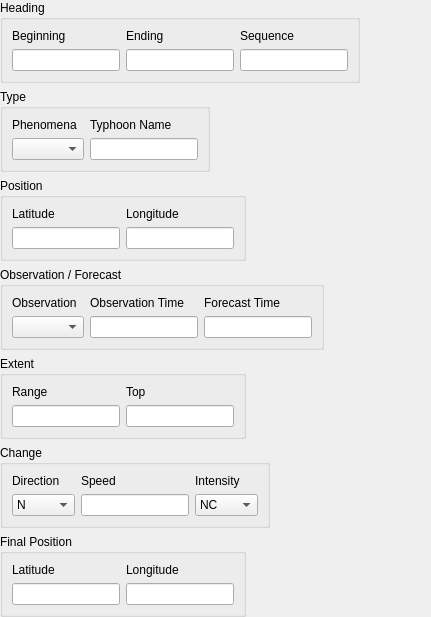
<?xml version="1.0" encoding="UTF-8"?>
<ui version="4.0">
 <class>Editor</class>
 <widget class="QWidget" name="Editor">
  <property name="geometry">
   <rect>
    <x>0</x>
    <y>0</y>
    <width>431</width>
    <height>532</height>
   </rect>
  </property>
  <property name="windowTitle">
   <string notr="true">Sigmet</string>
  </property>
  <layout class="QVBoxLayout" name="verticalLayout">
   <property name="leftMargin">
    <number>0</number>
   </property>
   <property name="topMargin">
    <number>0</number>
   </property>
   <property name="rightMargin">
    <number>0</number>
   </property>
   <property name="bottomMargin">
    <number>0</number>
   </property>
   <item>
    <widget class="QGroupBox" name="headingGroup">
     <property name="sizePolicy">
      <sizepolicy hsizetype="Fixed" vsizetype="Fixed">
       <horstretch>0</horstretch>
       <verstretch>0</verstretch>
      </sizepolicy>
     </property>
     <property name="title">
      <string>Heading</string>
     </property>
     <layout class="QGridLayout" name="gridLayout_1">
      <item row="0" column="2">
       <widget class="QLabel" name="sequenceLabel">
        <property name="text">
         <string>Sequence</string>
        </property>
        <property name="buddy">
         <cstring>sequence</cstring>
        </property>
       </widget>
      </item>
      <item row="0" column="0">
       <widget class="QLabel" name="beginningTimeLabel">
        <property name="text">
         <string>Beginning</string>
        </property>
        <property name="buddy">
         <cstring>beginningTime</cstring>
        </property>
       </widget>
      </item>
      <item row="0" column="1">
       <widget class="QLabel" name="endingTimeLabel">
        <property name="text">
         <string>Ending</string>
        </property>
        <property name="buddy">
         <cstring>endingTime</cstring>
        </property>
       </widget>
      </item>
      <item row="1" column="2">
       <widget class="QLineEdit" name="sequence"/>
      </item>
      <item row="1" column="0">
       <widget class="QLineEdit" name="beginningTime"/>
      </item>
      <item row="1" column="1">
       <widget class="QLineEdit" name="endingTime"/>
      </item>
     </layout>
    </widget>
   </item>
   <item>
    <widget class="QGroupBox" name="typeGroup">
     <property name="sizePolicy">
      <sizepolicy hsizetype="Fixed" vsizetype="Fixed">
       <horstretch>0</horstretch>
       <verstretch>0</verstretch>
      </sizepolicy>
     </property>
     <property name="title">
      <string>Type</string>
     </property>
     <layout class="QGridLayout" name="gridLayout_2">
      <item row="0" column="0">
       <widget class="QLabel" name="phenomenaLabel">
        <property name="text">
         <string>Phenomena</string>
        </property>
        <property name="buddy">
         <cstring>phenomena</cstring>
        </property>
       </widget>
      </item>
      <item row="1" column="0">
       <widget class="QComboBox" name="phenomena"/>
      </item>
      <item row="0" column="1">
       <widget class="QLabel" name="nameLabel">
        <property name="text">
         <string>Typhoon Name</string>
        </property>
        <property name="buddy">
         <cstring>name</cstring>
        </property>
       </widget>
      </item>
      <item row="1" column="1">
       <widget class="QLineEdit" name="name"/>
      </item>
     </layout>
    </widget>
   </item>
   <item>
    <widget class="QGroupBox" name="groupBox">
     <property name="sizePolicy">
      <sizepolicy hsizetype="Fixed" vsizetype="Fixed">
       <horstretch>0</horstretch>
       <verstretch>0</verstretch>
      </sizepolicy>
     </property>
     <property name="title">
      <string>Position</string>
     </property>
     <layout class="QGridLayout" name="gridLayout_3">
      <item row="0" column="0">
       <widget class="QLabel" name="currentLatitudeLabel">
        <property name="text">
         <string>Latitude</string>
        </property>
        <property name="buddy">
         <cstring>currentLatitude</cstring>
        </property>
       </widget>
      </item>
      <item row="0" column="1">
       <widget class="QLabel" name="currentLongitudeLabel">
        <property name="text">
         <string>Longitude</string>
        </property>
        <property name="buddy">
         <cstring>currentLongitude</cstring>
        </property>
       </widget>
      </item>
      <item row="1" column="0">
       <widget class="QLineEdit" name="currentLatitude"/>
      </item>
      <item row="1" column="1">
       <widget class="QLineEdit" name="currentLongitude"/>
      </item>
     </layout>
    </widget>
   </item>
   <item>
    <widget class="QGroupBox" name="obsFcstGroup">
     <property name="sizePolicy">
      <sizepolicy hsizetype="Fixed" vsizetype="Fixed">
       <horstretch>0</horstretch>
       <verstretch>0</verstretch>
      </sizepolicy>
     </property>
     <property name="title">
      <string>Observation / Forecast</string>
     </property>
     <layout class="QGridLayout" name="gridLayout_4">
      <item row="0" column="1">
       <widget class="QLabel" name="observationTimeLabel">
        <property name="text">
         <string>Observation Time</string>
        </property>
        <property name="buddy">
         <cstring>observationTime</cstring>
        </property>
       </widget>
      </item>
      <item row="0" column="0">
       <widget class="QLabel" name="observationLabel">
        <property name="text">
         <string>Observation</string>
        </property>
        <property name="buddy">
         <cstring>observation</cstring>
        </property>
       </widget>
      </item>
      <item row="1" column="1">
       <widget class="QLineEdit" name="observationTime"/>
      </item>
      <item row="1" column="0">
       <widget class="QComboBox" name="observation"/>
      </item>
      <item row="0" column="2">
       <widget class="QLabel" name="forecastTimeLabel">
        <property name="text">
         <string>Forecast Time</string>
        </property>
        <property name="buddy">
         <cstring>forecastTime</cstring>
        </property>
       </widget>
      </item>
      <item row="1" column="2">
       <widget class="QLineEdit" name="forecastTime"/>
      </item>
     </layout>
    </widget>
   </item>
   <item>
    <widget class="QGroupBox" name="extentGroup">
     <property name="sizePolicy">
      <sizepolicy hsizetype="Fixed" vsizetype="Fixed">
       <horstretch>0</horstretch>
       <verstretch>0</verstretch>
      </sizepolicy>
     </property>
     <property name="title">
      <string>Extent</string>
     </property>
     <layout class="QGridLayout" name="gridLayout_5">
      <item row="0" column="0">
       <widget class="QLabel" name="rangeLabel">
        <property name="text">
         <string>Range</string>
        </property>
        <property name="buddy">
         <cstring>range</cstring>
        </property>
       </widget>
      </item>
      <item row="1" column="0">
       <widget class="QLineEdit" name="range"/>
      </item>
      <item row="0" column="1">
       <widget class="QLabel" name="topLabel">
        <property name="text">
         <string>Top</string>
        </property>
        <property name="buddy">
         <cstring>top</cstring>
        </property>
       </widget>
      </item>
      <item row="1" column="1">
       <widget class="QLineEdit" name="top"/>
      </item>
     </layout>
    </widget>
   </item>
   <item>
    <widget class="QGroupBox" name="changeGroup">
     <property name="sizePolicy">
      <sizepolicy hsizetype="Fixed" vsizetype="Fixed">
       <horstretch>0</horstretch>
       <verstretch>0</verstretch>
      </sizepolicy>
     </property>
     <property name="title">
      <string>Change</string>
     </property>
     <layout class="QGridLayout" name="gridLayout_6">
      <item row="0" column="1">
       <widget class="QLabel" name="speedLabel">
        <property name="text">
         <string>Speed</string>
        </property>
        <property name="buddy">
         <cstring>speed</cstring>
        </property>
       </widget>
      </item>
      <item row="1" column="1">
       <widget class="QLineEdit" name="speed"/>
      </item>
      <item row="1" column="0">
       <widget class="QComboBox" name="direction">
        <item>
         <property name="text">
          <string notr="true">N</string>
         </property>
        </item>
        <item>
         <property name="text">
          <string notr="true">NNE</string>
         </property>
        </item>
        <item>
         <property name="text">
          <string notr="true">NE</string>
         </property>
        </item>
        <item>
         <property name="text">
          <string notr="true">ENE</string>
         </property>
        </item>
        <item>
         <property name="text">
          <string notr="true">E</string>
         </property>
        </item>
        <item>
         <property name="text">
          <string notr="true">ESE</string>
         </property>
        </item>
        <item>
         <property name="text">
          <string notr="true">SE</string>
         </property>
        </item>
        <item>
         <property name="text">
          <string notr="true">SSE</string>
         </property>
        </item>
        <item>
         <property name="text">
          <string notr="true">S</string>
         </property>
        </item>
        <item>
         <property name="text">
          <string notr="true">SSW</string>
         </property>
        </item>
        <item>
         <property name="text">
          <string notr="true">SW</string>
         </property>
        </item>
        <item>
         <property name="text">
          <string notr="true">WSW</string>
         </property>
        </item>
        <item>
         <property name="text">
          <string notr="true">W</string>
         </property>
        </item>
        <item>
         <property name="text">
          <string notr="true">WNW</string>
         </property>
        </item>
        <item>
         <property name="text">
          <string notr="true">NW</string>
         </property>
        </item>
        <item>
         <property name="text">
          <string notr="true">NNW</string>
         </property>
        </item>
        <item>
         <property name="text">
          <string notr="true">STNR</string>
         </property>
        </item>
       </widget>
      </item>
      <item row="0" column="0">
       <widget class="QLabel" name="directionLabel">
        <property name="text">
         <string>Direction</string>
        </property>
        <property name="buddy">
         <cstring>direction</cstring>
        </property>
       </widget>
      </item>
      <item row="0" column="2">
       <widget class="QLabel" name="intensityChangeLabel">
        <property name="text">
         <string>Intensity</string>
        </property>
        <property name="buddy">
         <cstring>intensityChange</cstring>
        </property>
       </widget>
      </item>
      <item row="1" column="2">
       <widget class="QComboBox" name="intensityChange">
        <item>
         <property name="text">
          <string notr="true">NC</string>
         </property>
        </item>
        <item>
         <property name="text">
          <string notr="true">INTSF</string>
         </property>
        </item>
        <item>
         <property name="text">
          <string notr="true">WKN</string>
         </property>
        </item>
       </widget>
      </item>
     </layout>
    </widget>
   </item>
   <item>
    <widget class="QGroupBox" name="finalGroup">
     <property name="sizePolicy">
      <sizepolicy hsizetype="Fixed" vsizetype="Fixed">
       <horstretch>0</horstretch>
       <verstretch>0</verstretch>
      </sizepolicy>
     </property>
     <property name="title">
      <string>Final Position</string>
     </property>
     <layout class="QGridLayout" name="gridLayout_7">
      <item row="0" column="0">
       <widget class="QLabel" name="forecastLatitudeLabel">
        <property name="text">
         <string>Latitude</string>
        </property>
        <property name="buddy">
         <cstring>forecastLatitude</cstring>
        </property>
       </widget>
      </item>
      <item row="1" column="0">
       <widget class="QLineEdit" name="forecastLatitude"/>
      </item>
      <item row="0" column="1">
       <widget class="QLabel" name="forecastLongitudeLabel">
        <property name="text">
         <string>Longitude</string>
        </property>
        <property name="buddy">
         <cstring>forecastLongitude</cstring>
        </property>
       </widget>
      </item>
      <item row="1" column="1">
       <widget class="QLineEdit" name="forecastLongitude"/>
      </item>
     </layout>
    </widget>
   </item>
   <item>
    <spacer name="verticalSpacer">
     <property name="orientation">
      <enum>Qt::Vertical</enum>
     </property>
     <property name="sizeHint" stdset="0">
      <size>
       <width>20</width>
       <height>0</height>
      </size>
     </property>
    </spacer>
   </item>
  </layout>
 </widget>
 <tabstops>
  <tabstop>beginningTime</tabstop>
  <tabstop>endingTime</tabstop>
  <tabstop>sequence</tabstop>
  <tabstop>phenomena</tabstop>
  <tabstop>name</tabstop>
  <tabstop>currentLatitude</tabstop>
  <tabstop>currentLongitude</tabstop>
  <tabstop>observation</tabstop>
  <tabstop>observationTime</tabstop>
  <tabstop>forecastTime</tabstop>
  <tabstop>range</tabstop>
  <tabstop>top</tabstop>
  <tabstop>direction</tabstop>
  <tabstop>speed</tabstop>
  <tabstop>intensityChange</tabstop>
  <tabstop>forecastLatitude</tabstop>
  <tabstop>forecastLongitude</tabstop>
 </tabstops>
 <resources/>
 <connections/>
</ui>
